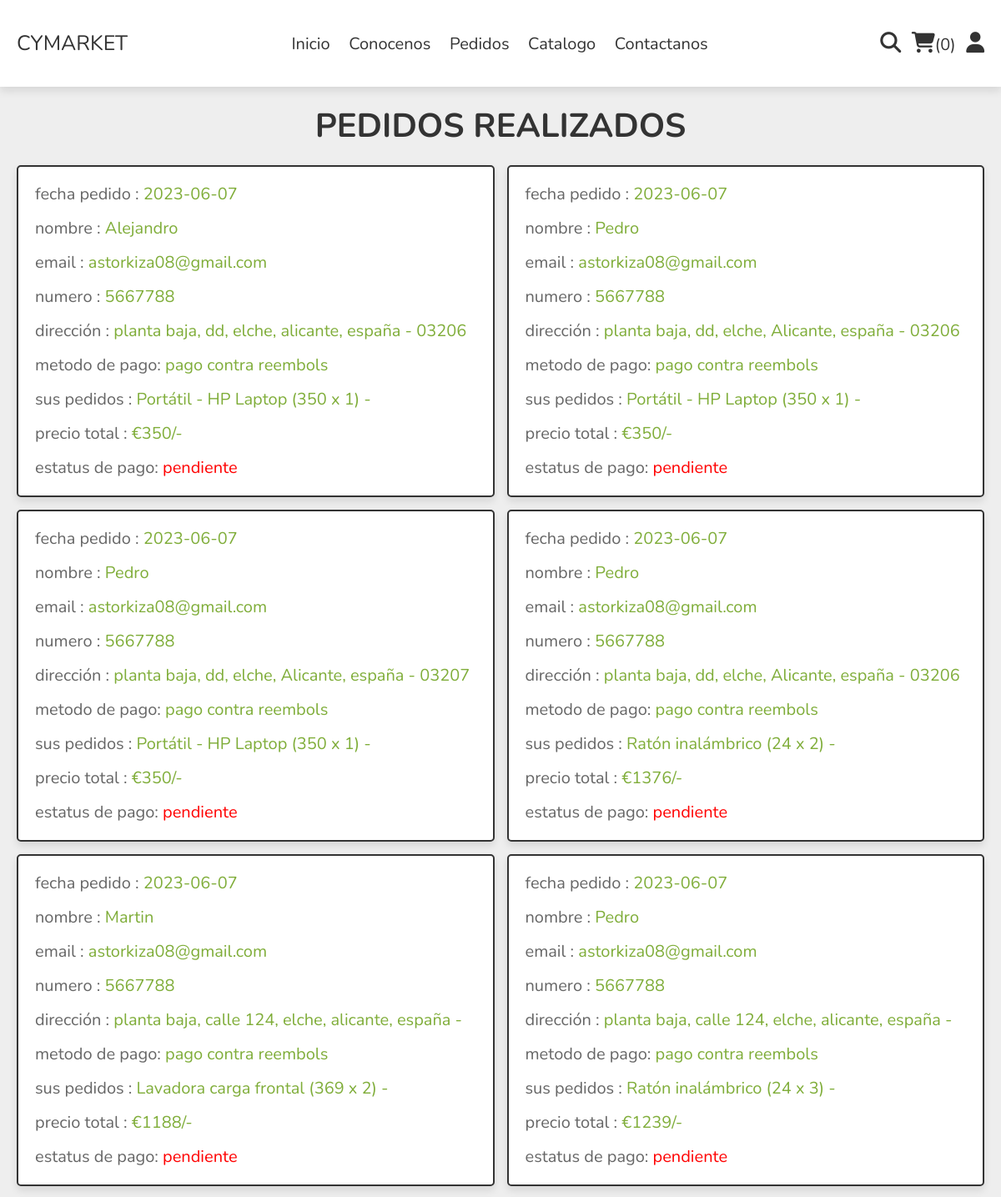
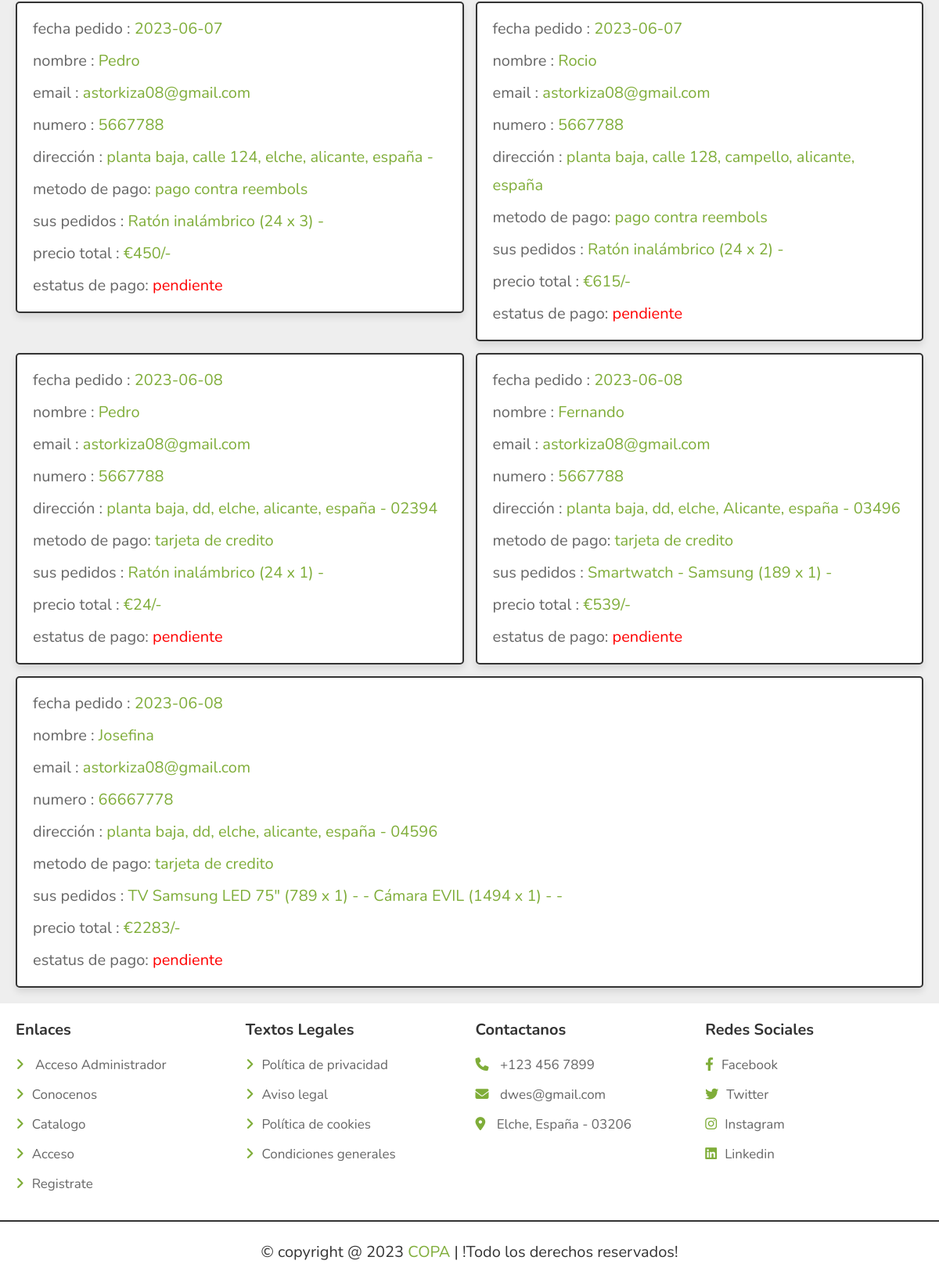
The page /pedidos.php (signed in) on the database its author committed (2 pictures, top to bottom).
### tables this page shows
CREATE TABLE `pedidos` (
  `id` int(11) NOT NULL,
  `nombre` varchar(50) NOT NULL,
  `direccion` varchar(50) NOT NULL,
  `email` varchar(50) NOT NULL,
  `metodo_pago` varchar(20) NOT NULL,
  `numero` varchar(20) NOT NULL,
  `estatus_pago` varchar(20) NOT NULL DEFAULT 'pendiente',
  `fecha_pedido` date NOT NULL DEFAULT current_timestamp(),
  `precio_total` int(100) NOT NULL,
  `total_articulos` varchar(100) NOT NULL,
  `id_usuario` int(100) NOT NULL,
  `historial` tinyint(1) NOT NULL DEFAULT 0
);

### pedidos.php (the view, shortened to what this page needs)
<?php
include 'config/conectar_bd.php';
if(isset($_SESSION['id_usuario'])){
   $id_usuario = $_SESSION['id_usuario'];
}else{
   $id_usuario = '';
};
?>
<!DOCTYPE html>
<html lang="es">
<head>
   <link rel="stylesheet" href="https://cdnjs.cloudflare.com/ajax/libs/font-awesome/6.1.1/css/all.min.css">
   <link rel="stylesheet" href="css/main.css">
</head>
<body>
<?php include 'views/usuario/usuario_header.php'; ?>
<section class="orders">
   <h1 class="heading">pedidos realizados</h1>
   <div class="box-container">
   <?php
      if($id_usuario == ''){
         echo '<p class="empty">inicie sesión para ver sus pedidos</p>';
      }else{
         $selecc_pedidos = $conex->prepare("SELECT * FROM pedidos WHERE id_usuario = ?");
         $selecc_pedidos->execute([$id_usuario]);
         if($selecc_pedidos->rowCount() > 0){
            while($fetch_pedidos = $selecc_pedidos->fetch(PDO::FETCH_ASSOC)){
   ?>
   <div class="box">
      <p>fecha pedido : <span><?= $fetch_pedidos['fecha_pedido']; ?></span></p>
      <p>nombre : <span><?= $fetch_pedidos['nombre']; ?></span></p>
      <p>email : <span><?= $fetch_pedidos['email']; ?></span></p>
      <p>numero : <span><?= $fetch_pedidos['numero']; ?></span></p>
      <p>dirección : <span><?= $fetch_pedidos['direccion']; ?></span></p>
      <p>metodo de pago: <span><?= $fetch_pedidos['metodo_pago']; ?></span></p>
      <p>sus pedidos : <span><?= $fetch_pedidos['total_articulos']; ?></span></p>
      <p>precio total : <span>€<?= $fetch_pedidos['precio_total']; ?>/-</span></p>
      <p>estatus de pago: <span style="color:<?php if($fetch_pedidos['estatus_pago'] == 'pendiente'){ echo 'red'; }else{ echo 'green'; }; ?>"><?= $fetch_pedidos['estatus_pago']; ?></span> </p>
   </div>
   <?php
      }
      }else{
         echo '<p class="empty">aún no se han realizado pedidos!</p>';
      }
      }
   ?>
   </div>
</section>
<?php include 'views/usuario/usuario_footer.php'; ?>
</body>
</html>

### css/main.css (style rules this page uses)
* { font-family: "Nunito", sans-serif; margin: 0; padding: 0; box-sizing: border-box; outline: none; border: none; text-decoration: none; }
html { font-size: 62.5%; overflow-x: hidden; }
body { background-color: #eee; }
section { padding: 2rem; max-width: 1200px; margin: 0 auto; }
.heading { font-size: 4rem; color: #333; margin-bottom: 2rem; text-align: center; text-transform: uppercase; }
.orders .box-container { display: flex; flex-wrap: wrap; gap: 1.5rem; align-items: flex-start; }
.orders .box-container .box { padding: 1rem 2rem; flex: 1 1 40rem; border: 0.2rem solid #333; background-color: #fff; box-shadow: 0 0.5rem 1rem rgba(0, 0, 0, 0.1); border-radius: 0.5rem; }
.orders .box-container .box p { margin: 0.5rem 0; line-height: 1.8; font-size: 2rem; color: #666; }
.orders .box-container .box p span { color: #7fad39; }

### rows shown on the page
pedidos: fecha_pedido "2023-06-07", nombre "Alejandro", email "astorkiza08@gmail.com", numero "5667788", direccion "planta baja, dd, elche, alicante, españa - 03206", metodo_pago "pago contra reembols", total_articulos "Portátil - HP Laptop (350 x 1) -", precio_total "350", estatus_pago "pendiente"
pedidos: fecha_pedido "2023-06-07", nombre "Pedro", email "astorkiza08@gmail.com", numero "5667788", direccion "planta baja, dd, elche, Alicante, españa - 03206", metodo_pago "pago contra reembols", total_articulos "Portátil - HP Laptop (350 x 1) -", precio_total "350", estatus_pago "pendiente"
pedidos: fecha_pedido "2023-06-07", nombre "Pedro", email "astorkiza08@gmail.com", numero "5667788", direccion "planta baja, dd, elche, Alicante, españa - 03207", metodo_pago "pago contra reembols", total_articulos "Portátil - HP Laptop (350 x 1) -", precio_total "350", estatus_pago "pendiente"
pedidos: fecha_pedido "2023-06-07", nombre "Pedro", email "astorkiza08@gmail.com", numero "5667788", direccion "planta baja, dd, elche, Alicante, españa - 03206", metodo_pago "pago contra reembols", total_articulos "Ratón inalámbrico (24 x 2) -", precio_total "1376", estatus_pago "pendiente"
pedidos: fecha_pedido "2023-06-07", nombre "Martin", email "astorkiza08@gmail.com", numero "5667788", direccion "planta baja, calle 124, elche, alicante, españa -", metodo_pago "pago contra reembols", total_articulos "Lavadora carga frontal (369 x 2) -", precio_total "1188", estatus_pago "pendiente"
pedidos: fecha_pedido "2023-06-07", nombre "Pedro", email "astorkiza08@gmail.com", numero "5667788", direccion "planta baja, calle 124, elche, alicante, españa -", metodo_pago "pago contra reembols", total_articulos "Ratón inalámbrico (24 x 3) -", precio_total "1239", estatus_pago "pendiente"
pedidos: fecha_pedido "2023-06-07", nombre "Pedro", email "astorkiza08@gmail.com", numero "5667788", direccion "planta baja, calle 124, elche, alicante, españa -", metodo_pago "pago contra reembols", total_articulos "Ratón inalámbrico (24 x 3) -", precio_total "450", estatus_pago "pendiente"
pedidos: fecha_pedido "2023-06-07", nombre "Rocio", email "astorkiza08@gmail.com", numero "5667788", direccion "planta baja, calle 128, campello, alicante, españa", metodo_pago "pago contra reembols", total_articulos "Ratón inalámbrico (24 x 2) -", precio_total "615", estatus_pago "pendiente"
pedidos: fecha_pedido "2023-06-08", nombre "Pedro", email "astorkiza08@gmail.com", numero "5667788", direccion "planta baja, dd, elche, alicante, españa - 02394", metodo_pago "tarjeta de credito", total_articulos "Ratón inalámbrico (24 x 1) -", precio_total "24", estatus_pago "pendiente"
pedidos: fecha_pedido "2023-06-08", nombre "Fernando", email "astorkiza08@gmail.com", numero "5667788", direccion "planta baja, dd, elche, Alicante, españa - 03496", metodo_pago "tarjeta de credito", total_articulos "Smartwatch - Samsung (189 x 1) -", precio_total "539", estatus_pago "pendiente"
pedidos: fecha_pedido "2023-06-08", nombre "Josefina", email "astorkiza08@gmail.com", numero "66667778", direccion "planta baja, dd, elche, alicante, españa - 04596", metodo_pago "tarjeta de credito", total_articulos "TV Samsung LED 75\" (789 x 1) - - Cámara EVIL (1494 x 1) - -", precio_total "2283", estatus_pago "pendiente"

### other values the page prints
$total_articulos_cesta "0"
